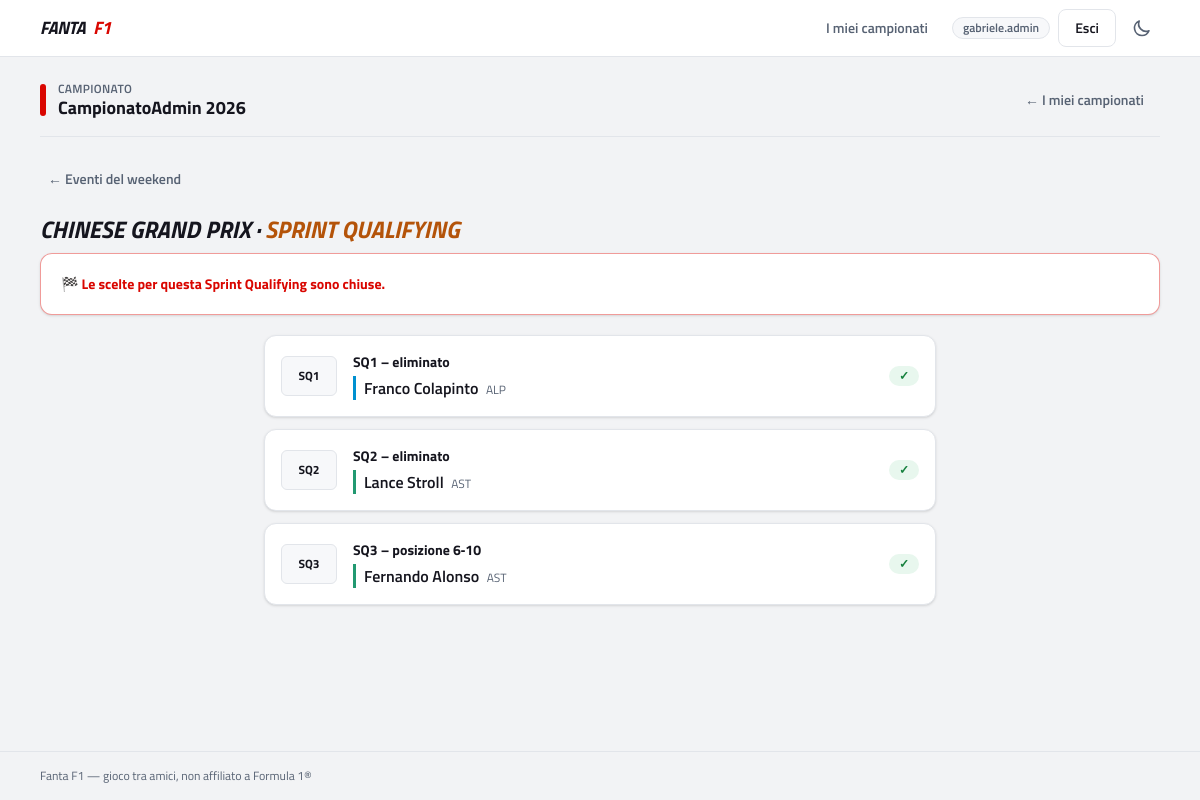
/dashboard/championships/2/weekend/50/qualifying/sprint/35/choice/ (signed in), run on the app's committed database.
### fantaApp/models.py (models this page shows, shortened)
class CustomUser(AbstractUser):
    class UserType(models.TextChoices):
        USER = 'user', 'User'
        PREMIUM = 'premium', 'Premium'
        STAFF = 'staff', 'Staff'
        ADMIN = 'admin', 'Admin'
    user_type = models.CharField(
        max_length=10,
        choices=UserType.choices,
        default=UserType.USER
    )
    email = models.EmailField(unique=True, blank=False, null=False)
    birthday = models.DateField(null=True, blank=True)
    created_at = models.DateTimeField(auto_now_add=True)
    modified_at = models.DateTimeField(null=True, blank=True)
    deleted_at = models.DateTimeField(null=True, blank=True)
    active = models.BooleanField(default=True)
    objects = CustomUserManager()
    from django.db import models

class Championship(models.Model):
    name = models.CharField(max_length=100)
    year = models.IntegerField()
    active = models.BooleanField(default=True)
    is_private = models.BooleanField(default=True)
    created_at = models.DateTimeField(auto_now_add=True)
    class Meta:
        unique_together = [('name', 'year')]

class Weekend(models.Model):
    WEEKEND_TYPES = [
        ('regular', 'Regular Weekend'),
        ('sprint', 'Sprint Weekend')
    ]
    circuit = models.ForeignKey(Circuit, on_delete=models.CASCADE)
    event_name = models.CharField(max_length=100)
    round_number = models.PositiveSmallIntegerField(null=False)
    season = models.PositiveSmallIntegerField(null=False)
    weekend_type = models.CharField(max_length=20, choices = WEEKEND_TYPES, default='regular')
    fp1_start = models.DateTimeField(null=True, blank=True)
    fp2_start = models.DateTimeField(null=True, blank=True)
    fp3_start = models.DateTimeField(null=True, blank=True)
    sprint_start = models.DateTimeField(null=True, blank=True)
    sprint_qualifying_start = models.DateTimeField(null=True, blank=True)
    qualifying_start = models.DateTimeField(null=True, blank=True)
    race_start = models.DateTimeField(null=True, blank=True)
    created_at = models.DateTimeField(auto_now_add=True)
    modified_at = models.DateTimeField(auto_now=True)
    deleted_at = models.DateTimeField(null=True, blank=True)
    class Meta:
        ordering = ['season', 'round_number']
        unique_together = ('season', 'round_number')

class AbstractPlayerChoice(models.Model):
    player = models.ForeignKey(ChampionshipPlayer, on_delete=models.CASCADE)
    driver = models.ForeignKey(Driver, on_delete=models.PROTECT)
    created_at = models.DateTimeField(auto_now_add=True)
    class Meta:
        abstract = True
        indexes = [models.Index(fields=["player", "driver"])]

class PlayerSprintQualifyingChoice(AbstractPlayerChoice):
    qualifying = models.ForeignKey(Qualifying, on_delete=models.CASCADE)
    SELECTION_SLOTS = [
        ('sq1', 'Out in SQ1'),
        ('sq2', 'Out in SQ2'),
        ('sq3', 'SQ3 (6-10)'),
    ]
    selection_slot = models.CharField(
        max_length=3,
        choices=SELECTION_SLOTS,
    )
    class Meta(AbstractPlayerChoice.Meta):
        unique_together = [("player", "qualifying", "selection_slot")]

class Driver(models.Model):
    first_name = models.CharField(max_length=50)
    last_name = models.CharField(max_length=50)
    number = models.PositiveSmallIntegerField(null=True, blank=True)
    short_name = models.CharField(max_length=3)
    team = models.ForeignKey('Team', on_delete=models.CASCADE)
    season = models.PositiveSmallIntegerField()
    api_id = models.CharField(max_length=50,unique= True)
    created_at = models.DateTimeField(auto_now_add=True)
    modified_at = models.DateTimeField(auto_now=True)
    deleted_at = models.DateTimeField(null=True, blank=True)
    active = models.BooleanField(default=True)
    is_valid = models.BooleanField(default=True)
    class Meta:
        ordering = ['team__name', 'first_name'] #serve a far tornare sempre i piloti in ordine alfabetico, raggruppati per squadra
        unique_together = ('number', 'season')

class Team(models.Model):
    name = models.CharField(max_length=50)
    short_name = models.CharField(max_length=3)
    api_id = models.CharField(max_length=50,unique= True)
    nationality = models.CharField(max_length=50)
    created_at = models.DateTimeField(auto_now_add=True)
    modified_at = models.DateTimeField(auto_now=True)
    deleted_at = models.DateTimeField(null=True, blank=True)
    active = models.BooleanField(default=True)
    class Meta:
        ordering = ['name'] #serve a far tornare sempre i piloti in ordine alfabetico

### fantaApp/views/weekend.py (the view, shortened to what this page needs)
@login_required
@transaction.atomic
def sprint_qualifying_choice(request, championship_id, weekend_id, event_id):
    champ, weekend, player = _base_context(request, championship_id, weekend_id)
    qualifying = get_object_or_404(Qualifying, pk=event_id, weekend=weekend, type="sprint")
    event_started = helper._event_has_started(qualifying)
    slots = [("sq1", "SQ1 – eliminato"),
             ("sq2", "SQ2 – eliminato"),
             ("sq3", "SQ3 – posizione 6‑10")]
    existing = {
        c.selection_slot: c
        for c in qualifying.playersprintqualifyingchoice_set
                     .filter(player=player)
                     .select_related("driver")
    }
    drivers_avail = (
        Driver.objects
        .filter(season=weekend.season)
        .select_related("team")
        .order_by("team__name", "first_name", "last_name")
    )
    context = {
        "championship": champ,
        "weekend": weekend,
        "event": qualifying,
        "slots": slots,
        "existing": existing,        # dict slot -> choice
        "drivers": drivers_avail,    # per i select ancora vuoti
        "event_started": event_started,
    }
    return render(request, "fantaApp/sprint_race_qualifying_choice.html", context)

### fantaApp/services/helper.py (called while the page is built)
def event_start(event):
    if isinstance(event, Qualifying):
        return getattr(
            event.weekend,
            "sprint_qualifying_start" if event.type == "sprint" else "qualifying_start",
            None,
        )
    else:  # Race
        return getattr(
            event.weekend,
            "sprint_start" if event.type == "sprint" else "race_start",
            None,
        )

def _event_has_started(event) -> bool:
    start = event_start(event)
    if not start:
        return False
    if timezone.is_naive(start):
        start = timezone.make_aware(start, timezone.utc)
    return timezone.now() >= start

### fantaApp/templatetags/dict_extras.py (called while the page is built)
@register.filter
def get_item(dictionary, key):
    try:
        return dictionary[key]
    except (KeyError, TypeError, IndexError):
        return None

### fantaApp/views/weekend.py (called while the page is built)
def _base_context(request, championship_id: int, weekend_id: int):
    championship = get_object_or_404(Championship, pk=championship_id)
    weekend      = get_object_or_404(Weekend, pk=weekend_id)
    player       = request.user.championshipplayer_set.get(championship=championship)
    return championship, weekend, player

### fantaApp/templates/fantaApp/sprint_race_qualifying_choice.html (shortened to what this page needs)
{% extends 'fantaApp/championship_flow_base.html' %}
{% load static %}
{% load dict_extras %}
{% block championship_content %}
<a href="{% url 'weekend_details' championship.id weekend.id %}" class="btn-ghost mb-4 -ml-2 text-sm">← Eventi del weekend</a>
<h2 class="mb-2 text-2xl font-black uppercase italic">{{ weekend.event_name }} · <span class="text-warn">Sprint Qualifying</span></h2>
{% if event_started %}
  <div class="card-pad mb-5 border-accent/40">
    <p class="text-sm font-bold text-accent">🏁 Le scelte per questa Sprint Qualifying sono chiuse.</p>
  </div>
{% else %}
  <p class="mb-5 text-sm text-muted">
    <strong class="text-ink">Regole:</strong> pronostica un pilota per ciascuno slot.
    Ogni pilota può comparire in un solo slot; puoi salvare anche solo alcune scelte.
  </p>
{% endif %}
<div class="mx-auto max-w-2xl">
  <div class="space-y-3">
    {% for code, label in slots %}
      <div class="card flex flex-wrap items-center gap-4 p-4">
        <span class="pos-badge shrink-0 !h-10 !w-14 uppercase">{{ code }}</span>
        <div class="min-w-0 flex-1">
          <p class="mb-1 text-sm font-bold">{{ label }}</p>
          {% if event_started %}
            {% with choice=existing|get_item:code %}
              {% if choice %}
                <p class="team-{{ choice.driver.team.short_name|slugify }}">
                  <span class="team-chip">{{ choice.driver.first_name }} {{ choice.driver.last_name }}</span>
                  <span class="ml-1 text-xs text-muted">{{ choice.driver.team.short_name }}</span>
                </p>
              {% else %}
                <p class="text-sm text-muted">Nessun pronostico.</p>
              {% endif %}
            {% endwith %}
          {% endif %}
        </div>
        {% if event_started %}{% if code in existing %}<span class="badge-ok shrink-0">✓</span>{% endif %}{% endif %}
      </div>
    {% endfor %}
  </div>
</div>
{% endblock %}

### fantaApp/templates/fantaApp/championship_flow_base.html
{% extends "fantaApp/base.html" %}
{% block content %}
<div class="mb-6 flex flex-wrap items-center justify-between gap-3 border-b border-line pb-4">
  <div class="flex items-center gap-3">
    <span class="h-8 w-1.5 rounded-full bg-accent"></span>
    <div>
      <p class="text-xs font-semibold uppercase tracking-wide text-muted">Campionato</p>
      <h1 class="text-lg font-bold leading-tight">
        {% block championship_banner_link %}
          <a href="{% url 'championship_dashboard' championship.id %}" class="hover:text-accent">
            {{ championship.name }} {{ championship.year }}
          </a>
        {% endblock %}
      </h1>
    </div>
  </div>
  <a href="{% url 'user_dashboard' %}" class="btn-ghost text-sm">← I miei campionati</a>
</div>
{% block championship_content %}{% endblock %}
{% endblock %}

### fantaApp/templates/fantaApp/base.html (shortened to what this page needs)
{% load static %}
<!doctype html>
<html lang="it">
  <head>
    <link rel="stylesheet" href="{% static 'fantaApp/css/main.css' %}" />
  </head>
  <body class="flex min-h-screen flex-col">
    <header class="sticky top-0 z-40 border-b border-line bg-surface/95 backdrop-blur">
      <nav class="mx-auto flex h-14 max-w-6xl items-center justify-between gap-4 px-4">
        <a href="{% url 'home' %}" class="flex items-center gap-2 text-lg font-black uppercase italic tracking-tight">
          Fanta<span class="text-accent">F1</span>
        </a>
        <div class="flex items-center gap-2">
          <div id="nav-menu" class="hidden absolute left-0 right-0 top-14 flex-col gap-1 border-b border-line bg-surface p-3 sm:static sm:flex sm:flex-row sm:items-center sm:gap-2 sm:border-0 sm:bg-transparent sm:p-0">
            {% if user.is_authenticated %}
              <a href="{% url 'user_dashboard' %}" class="btn-ghost">I miei campionati</a>
              <span class="badge-muted hidden sm:inline-flex" title="Utente connesso">{{ user.username }}</span>
              <form method="post" action="{% url 'logout' %}" class="contents">
                <button type="submit" class="btn-secondary">Esci</button>
              </form>
            {% else %}
              <a href="{% url 'login' %}" class="btn-ghost">Accedi</a>
              <a href="{% url 'register' %}" class="btn-primary">Registrati</a>
            {% endif %}
          </div>
          <button id="theme-toggle" type="button" class="btn-ghost !px-2" aria-label="Cambia tema chiaro/scuro">
            <svg class="h-5 w-5 dark:hidden" fill="none" viewBox="0 0 24 24" stroke="currentColor" stroke-width="2">
              <path stroke-linecap="round" stroke-linejoin="round" d="M20.354 15.354A9 9 0 018.646 3.646 9.003 9.003 0 0012 21a9.003 9.003 0 008.354-5.646z" />
            </svg>
          </button>
        </div>
      </nav>
    </header>
    <main class="mx-auto w-full max-w-6xl flex-1 px-4 py-6">
      {% block content %}{% endblock %}
    </main>
    <footer class="border-t border-line py-4">
      <p class="mx-auto max-w-6xl px-4 text-xs text-muted">
        Fanta F1 — gioco tra amici, non affiliato a Formula 1&reg;
      </p>
    </footer>
  </body>
</html>

### fantaApp/static/fantaApp/css/main.css (style rules this page uses)
:root { --bg-base:#f2f3f5;--bg-surface:#fff;--bg-surface-2:#f7f8fa;--text-ink:#15151e;--text-muted:#576273;--border-line:#e2e5ea;--accent:#d90600;--accent-strong:#b80500;--accent-soft:#fdecec;--ok:#15803d;--ok-soft:#e8f7ee;--warn:#b45309;--warn-soft:#fdf3e3 }
.team-ast { --team:#229971 }
.team-alp { --team:#0090d0 }

### data on the page
CustomUser: username "gabriele.admin"
Championship: name "CampionatoAdmin", year "2026"
Weekend: event_name "CHINESE GRAND PRIX"
PlayerSprintQualifyingChoice: selection_slot "SQ1", label "SQ1 – eliminato", driver.first_name "Franco", driver.last_name "Colapinto", driver.team.short_name "ALP"
PlayerSprintQualifyingChoice: selection_slot "SQ2", label "SQ2 – eliminato", driver.first_name "Lance", driver.last_name "Stroll", driver.team.short_name "AST"
PlayerSprintQualifyingChoice: selection_slot "SQ3", label "SQ3 – posizione 6‑10", driver.first_name "Fernando", driver.last_name "Alonso", driver.team.short_name "AST"
